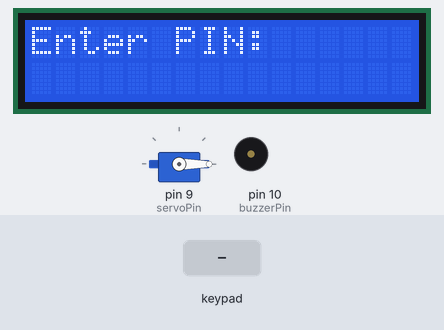
The sketch below on a simulated Arduino Uno, built with avr-gcc and run on an emulated ATmega328P. Shown: 16×2 character LCD, servo, buzzer (waves = sounding, pin HIGH). The test bench sets the inputs (shaded band).

Above: at 1.2 s.
1.3 s: keypad keys 1 2 3 4 # pressed 0.4 s apart
At 1.51 s:
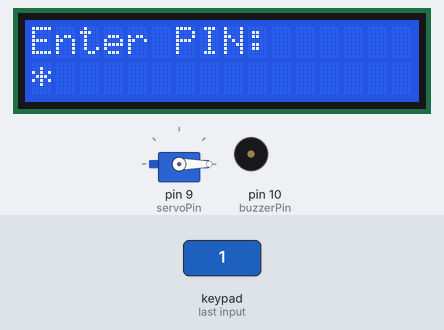
At 4.0 s:
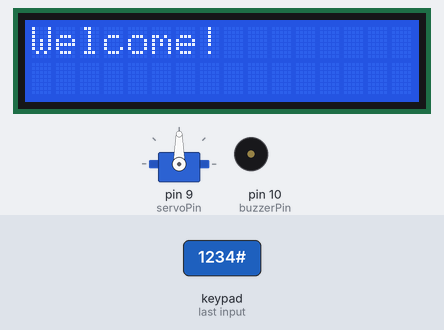
Timing chart, 0 to 9.4 s (numbered marks = the images above; inputs shaded):
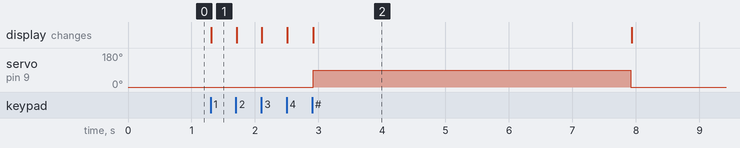

Measured:
- after the input at 1.3 s, servo on pin 9 (servoPin): 0° → 90° after 1.6 s, → 0° 5.0 s later; the display: changes at once (image 1)

The sketch:

sketch.ino
```cpp
#include <Wire.h>
#include <LiquidCrystal_I2C.h>
#include <Servo.h>
#include <Keypad.h>

LiquidCrystal_I2C lcd(0x27, 16, 2);

Servo gateServo;
const int servoPin = 9;
const int buzzerPin = 10;

const byte ROWS = 4;
const byte COLS = 4;
char keys[ROWS][COLS] = {
  {'1', '2', '3', 'A'},
  {'4', '5', '6', 'B'},
  {'7', '8', '9', 'C'},
  {'*', '0', '#', 'D'}
};

byte rowPins[ROWS] = {2, 3, 4, 5};
byte colPins[COLS] = {6, 7, 8, A0};

Keypad keypad = Keypad(makeKeymap(keys), rowPins, colPins, ROWS, COLS);

const String correctPasscode = "1234";
String inputPasscode = "";
bool isDoorOpen = false;
unsigned long openTime = 0;
const unsigned long doorOpenDuration = 5000;

void resetScreen() {
  lcd.clear();
  lcd.setCursor(0, 0);
  lcd.print("Enter PIN:");
  lcd.setCursor(0, 1);
  inputPasscode = "";
}

void setup() {
  lcd.init();
  lcd.backlight();

  gateServo.attach(servoPin);
  gateServo.write(0);

  pinMode(buzzerPin, OUTPUT);
  digitalWrite(buzzerPin, LOW);

  resetScreen();
}

void loop() {
  unsigned long currentTime = millis();

  if (isDoorOpen && (currentTime - openTime >= doorOpenDuration)) {
    gateServo.write(0);
    isDoorOpen = false;
    resetScreen();
  }

  char key = keypad.getKey();

  if (key && !isDoorOpen) {
    if (key == '#') {
      if (inputPasscode == correctPasscode) {
        lcd.clear();
        lcd.setCursor(0, 0);
        lcd.print("Welcome!");

        gateServo.write(90);
        isDoorOpen = true;
        openTime = millis();
      } else {
        lcd.clear();
        lcd.setCursor(0, 0);
        lcd.print("Access Denied!");

        tone(buzzerPin, 1000, 800);
        delay(1000);
        noTone(buzzerPin);

        resetScreen();
      }
    }
    else if (key == '*') {
      resetScreen();
    }
    else if (inputPasscode.length() < 4) {
      inputPasscode += key;
      lcd.setCursor(inputPasscode.length() - 1, 1);
      lcd.print("*");
    }
  }
}
```
